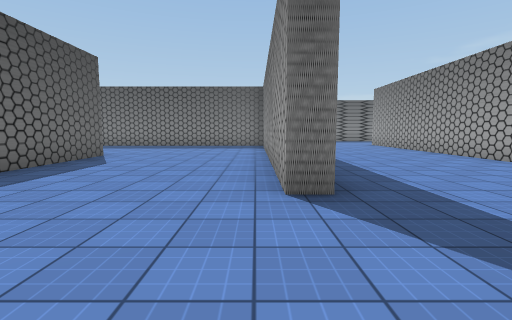
view 1 (above)

24 first-person views from a walk through a 3-D level made in the Unity game engine. The camera is 1.3 m above the floor, tilts 6° down and sees 85° across. The floor is counted in squares, 2 m on a side. Each view is taken from the middle of a square. On the plan, view 1 faces up. The plan holds only what a view shows up to about 9 squares ahead; the rest is blank. The place goes on beyond the plan. The player is left out. Some surface patterns are stand-ins.

view 2
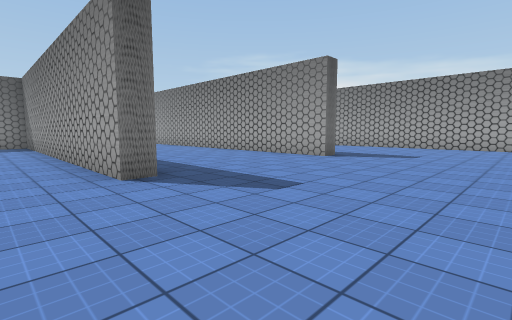

view 3
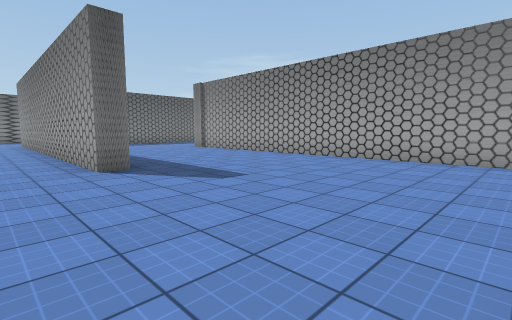

view 4
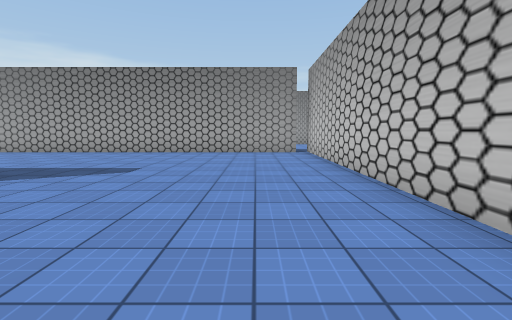

view 5
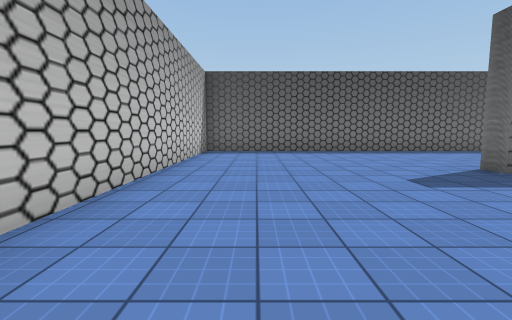

view 6
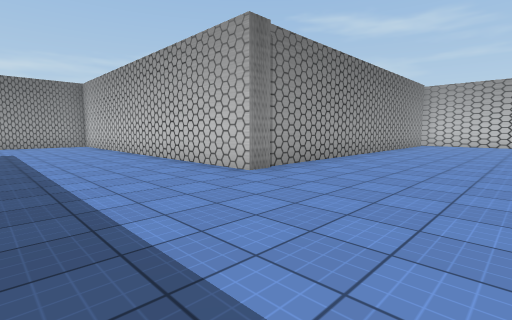

view 7
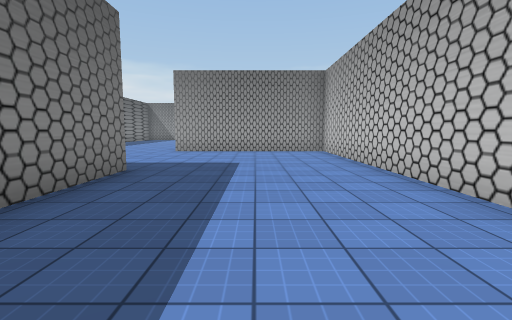

view 8
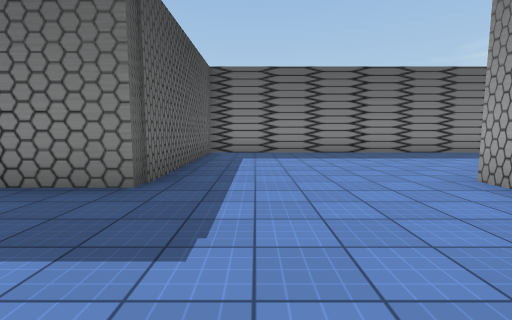

view 9
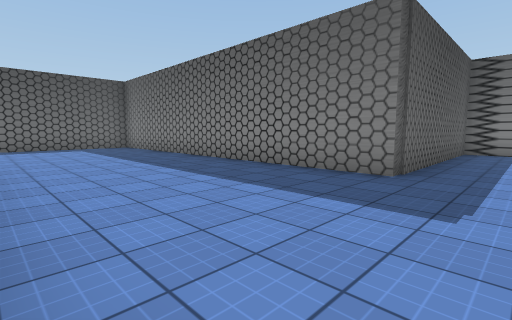

view 10
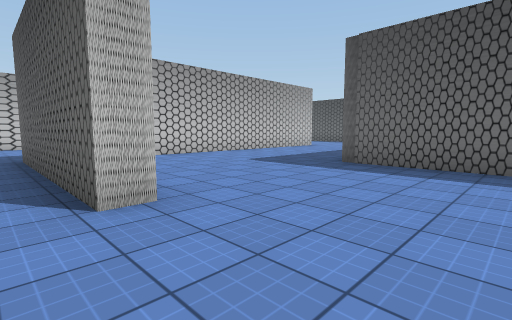

view 11
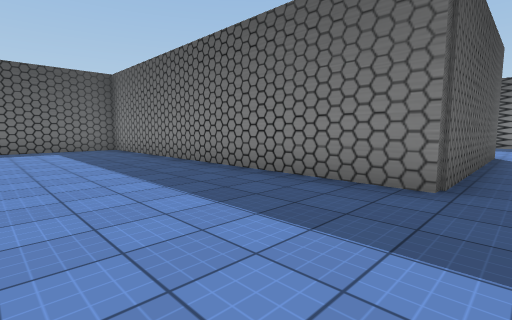

view 12
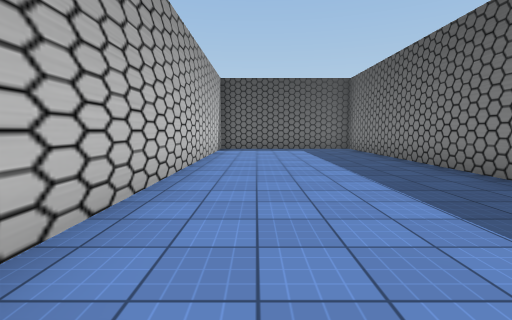

view 13
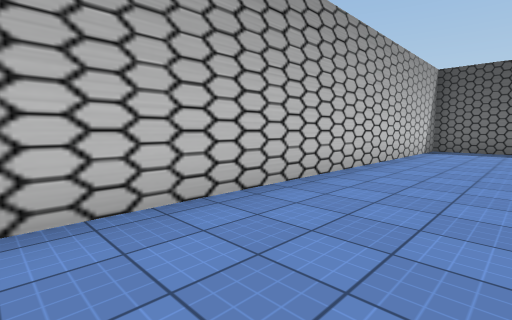

view 14
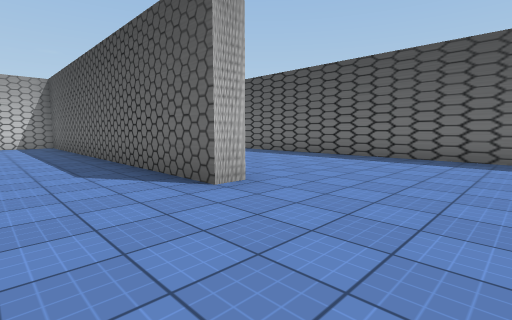

view 15
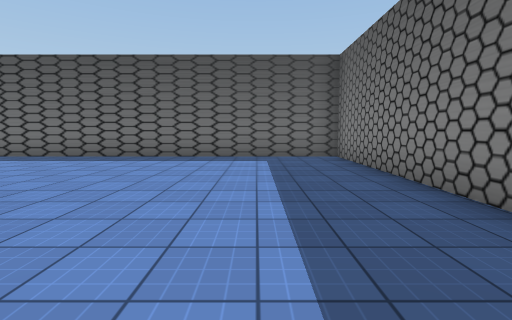

view 16
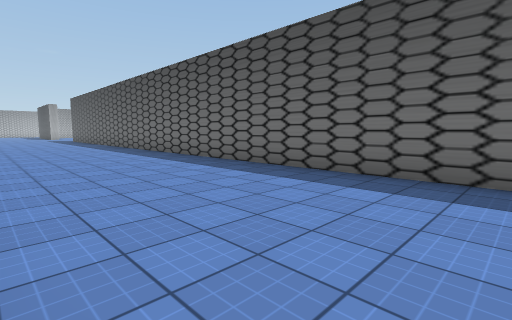

view 17
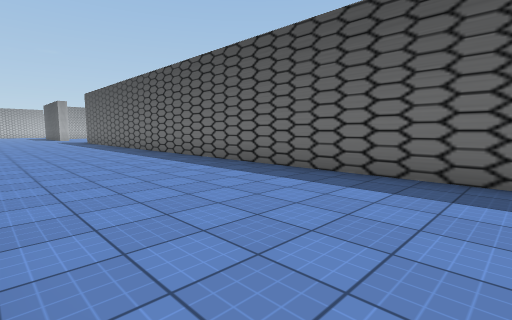

view 18
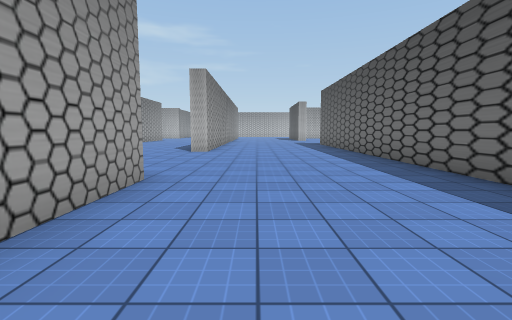

view 19
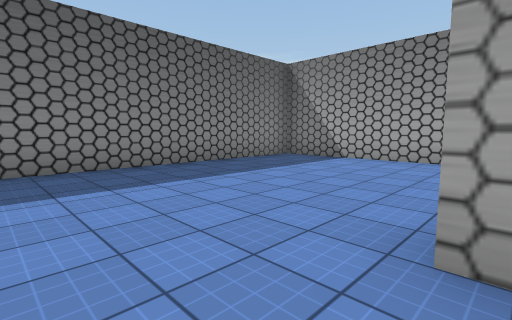

view 20
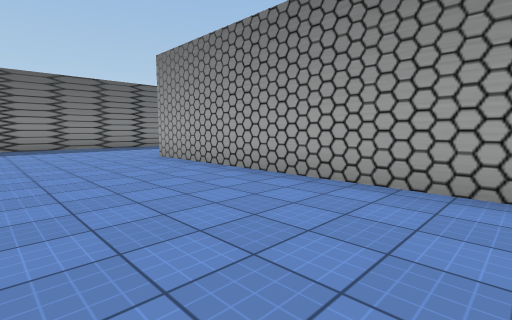

view 21
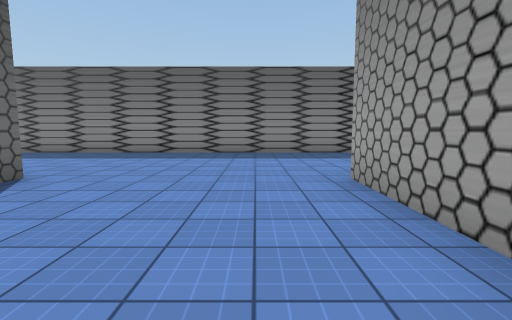

view 22
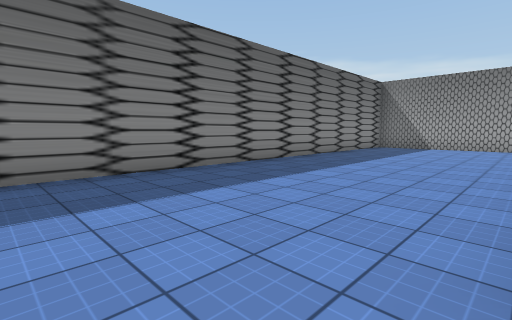

view 23
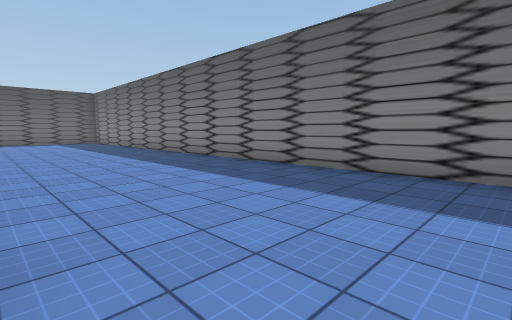

view 24
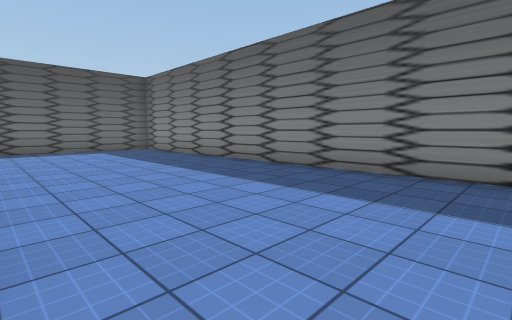

### Floor plan
Points are (right, up) in squares from view 1. A wall is a line through its corners. A room is listed if a view was taken in it or the views show most of it. See-through windows are left out.
Room 1 (views 1, 2, 3, 4, 5, 6, 7, 8, 9, 10, 14, 15, 16, 17, 18, 19, 20, 21, 22, 23, 24)
walls: (0.9, 2.8) (0.3, 2.8) (0.3, 12.2) (-9.1, 12.2) (-9.1, -8.1); (-4.6, 7.3) (-4, 7.3) (-4, -2.6) (10.8, -2.6); (5.9, 2.8) (5.3, 2.8) (5.3, 12.9); (5.8, 9.6) (5.8, 8.4); (0.8, 12.9) (0.8, 12.4); (-4.5, -2.8) (-4.5, -0.5); (10.4, -2.2) (10.4, 7.8) (19.9, 7.8) (19.9, 12.6) (20.3, 12.6); (-4.5, -8.1) (-4.5, -7.6) (-4, -7.6); (15.2, 13.5) (15.2, 14.8); (12.5, 17.4) (-12.5, 17.4); (-13.8, 16.1) (-13.8, 13.4); (21.5, 17.4) (15.7, 17.4) (15.7, 12.2) (8.2, 12.2)
ways out: opening at (21, 13) to room 2; gap at (11, -2)
Room 2 (views 11, 12, 13)
walls: (10.9, 6.8) (10.9, 2.8) (21, 2.8); (20.3, 12.6) (20.3, 7.4) (11.5, 7.4)
ways out: opening at (21, 13) to room 1

Where each view was taken, in squares from view 1:
view 1: 0 up, 0 right, facing up
view 2: 1 down, 1 left, facing up-right
view 3: 2 down, 4 right, facing up-right
view 4: 1 down, 2 right, facing right
view 5: 1 down, 5 right, facing left
view 6: 11 up, 7 right, facing down-right
view 7: 10 up, 11 right, facing right
view 8: 9 up, 17 right, facing up
view 9: 8 up, 17 right, facing up-left
view 10: 15 up, 21 right, facing down-left
view 11: 4 up, 21 right, facing up-left
view 12: 4 up, 21 right, facing left
view 13: 5 up, 21 right, facing down-left
view 14: 10 up, 2 left, facing down-left
view 15: 10 up, 2 left, facing left
view 16: 7 up, 5 left, facing down-left
view 17: 4 up, 5 left, facing down-left
view 18: 1 up, 6 left, facing down
view 19: 7 up, 6 left, facing up-right
view 20: 6 up, 2 right, facing up-right
view 21: 9 up, 4 right, facing up
view 22: 13 up, 4 right, facing up-right
view 23: 13 up, 2 right, facing up-left
view 24: 13 up, 4 left, facing up-left
